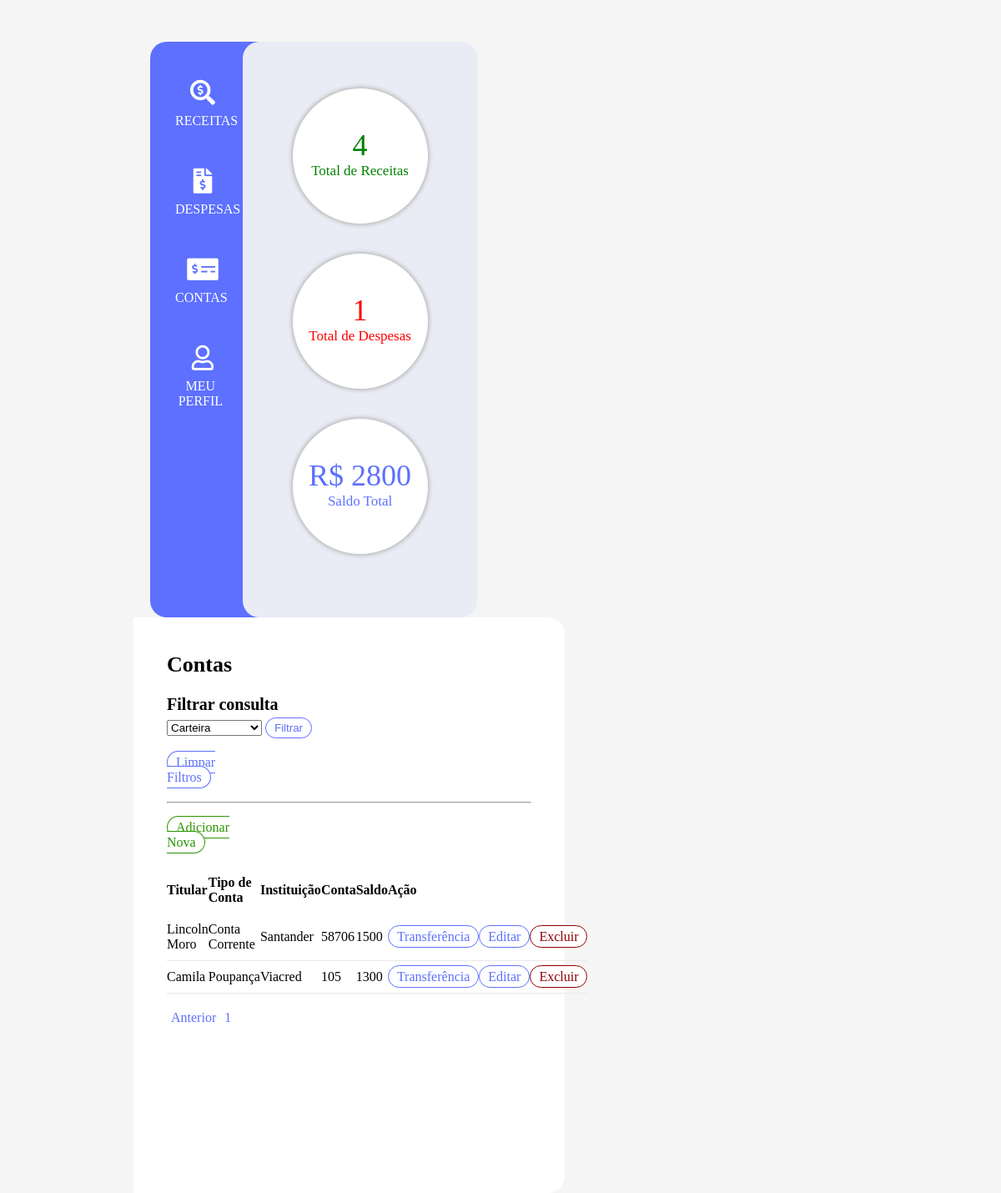
Page /contas.php (signed in) on the committed database.
### tables this page shows
CREATE TABLE IF NOT EXISTS `contas` (
  `id` int(10) NOT NULL AUTO_INCREMENT,
  `saldo` float NOT NULL,
  `tipoConta` varchar(255) NOT NULL,
  `instituicaoFinanceira` varchar(255) NOT NULL,
  `conta` int(10) NOT NULL,
  `titular` varchar(255) NOT NULL,
  PRIMARY KEY (`id`)
);

### public_html/contas.php (called while the page is built, shortened)
<?php
$contas = new ContasController;
require_once "assets/templates/header.php";
require_once "assets/templates/content.php";
$contas->listar();
require_once "assets/templates/footer.php";

### application/classes/model/Conta.php (called while the page is built, shortened)
<?php
class Conta {
    private $saldoTotal;
    public function getSaldoTotal() {
        $db = new Connection;
        $query = "SELECT * FROM contas";
        $executeQuery = mysqli_query($db->connect(), $query);
        if($executeQuery) {
            foreach ($executeQuery as $conta) {
                $this->saldoTotal = $this->saldoTotal + $conta['saldo'];
            }
            return $this->saldoTotal;
        }
        else {
            return die("Error: " . $db->connect->connect_error);
        }
    }
}

### application/config/Connection.php (called while the page is built, shortened)
<?php
class Connection {
    public Database $connection;
    public function __construct() {
        $this->connection = new Database;
    }
    public function confConnection() {
        $this->connection->setName("pubfuture");
        $this->connection->setUser("root");
        $this->connection->setPass("");
        $this->connection->setHost("localhost");
    }
    public function connect() {
        $this->connect =  mysqli_connect($this->connection->getHost(), $this->connection->getUser(), $this->connection->getPass(), $this->connection->getName());
        if($this->connect->connect_error) {
            die("Error: " . $this->connect->connect_error);
        }
        else {
            return $this->connect;
        }
    }
}

### application/utils/Database.php (called while the page is built, shortened)
<?php
class Database
{
    private string $db_name;
    private string $db_user;
    private string $db_pass;
    private string $db_host;
    public function getName(): string
    {
        return $this->db_name;
    }
    public function setName(string $db_name): void
    {
        $this->db_name = $db_name;
    }
    public function getUser(): string
    {
        return $this->db_user;
    }
    public function setUser(string $db_user): void
    {
        $this->db_user = $db_user;
    }
    public function getPass(): string
    {
        return $this->db_pass;
    }
    public function setPass(string $db_pass): void
    {
        $this->db_pass = $db_pass;
    }
    public function getHost(): string
    {
        return $this->db_host;
    }
    public function setHost(string $db_host): void
    {
        $this->db_host = $db_host;
    }
}

### application/classes/controllers/WidgetController.php (called while the page is built, shortened)
<?php
class WidgetController
{
    public function listar() {
        $conta = new Conta;
        $saldoTotal = $conta->getSaldoTotal();
        require_once __DIR__ . '/../view/templates/widget.php';
    }
}

### application/classes/view/templates/display_conta.php (the view, shortened to what this page needs)
<?php
$contas = $_REQUEST['contas'];
$tiposconta = $_REQUEST['tipoConta'];
$pages = $_REQUEST['pages'];
?>
<h2>Contas</h2>
<div class="view-nav">
    <p class="title">Filtrar consulta</p>
    <form action="?contas" method="get">
        <select>
            <?php
            foreach ($tiposconta as $tipo) {
                echo "<option value='{$tipo}'>{$tipo}</option>";
            }
            ?>
        </select>
        <input class="button button-blue" type="submit" name="submit" value="Filtrar">
        <div class="button-main"><a class="button-blue button" href="contas.php">Limpar Filtros</a></div>
    </form>
    <hr>
    <div class="button-main"><a class="button button-main button-green" href="?add=conta">Adicionar Nova</a></div>
</div>
<div class="">
    <table>
        <tr>
            <th>Titular</th>
            <th>Tipo de Conta</th>
            <th>Instituição</th>
            <th>Conta</th>
            <th>Saldo</th>
            <th>Ação</th>
        </tr>
        <?php foreach ($contas as $conta): ?>
            <tr>
                <td><?php echo $conta['titular'] ?></td>
                <td><?php echo $conta['tipoConta'] ?></td>
                <td><?php echo $conta['instituicaoFinanceira'] ?></td>
                <td><?php echo $conta['conta'] ?></td>
                <td><?php echo $conta['saldo'] ?></td>
                <td><a class="button-blue button" href="?transferir=<?php echo $conta['id']; ?>">Transferência</a></td>
                <td><a class="button-blue button" href="?id=<?php echo $conta['id']; ?>">Editar</a></td>
                <td><a class="button-red button" href="?delete=<?php echo $conta['id']; ?>">Excluir</a></td>
            </tr>
        <?php endforeach; ?>
    </table>
</div>
<div class="paginator">
    <?php
    if(empty($_GET['pagina'])) {
        echo "<a class='pager' href='contas.php?pagina=1'>Anterior</a>";
    }
    ?>
    <ul>
        <?php for($i = 1; $i <= $pages; $i++) {
            echo "<li class='pager-li'><a class='pager' href='contas.php?pagina={$i}'>{$i}</a></li>";
        } ?>
    </ul>
</div>

### public_html/assets/css/style.css (style rules this page uses)
body { width: 70%; margin: 50px auto; background-color: #f5f5f5; }
p { font-family: Calibri; font-weight: 500; margin: 0px; }
ul, .main-menu { padding: 0; }
table { width: 100%; text-align: left; border-collapse: collapse; font-family: Calibri; }
th { padding: 10px 0; }
td { padding: 10px 0; border-bottom: 1px solid #e9e9e9; }
a { text-decoration: none; color: #5d70ff; }
.button { padding: 4px 10px; border-radius: 30px; text-decoration: none; }
td:nth-child(6), td:nth-child(7) { text-align: center; }
.button-main { width: 20%; margin: 20px 0; }
.button-green { background-color: #fff; border: 1px solid #2b9500; color: #2b9500; }
.button-blue { background-color: #fff; border: 1px solid #5d70ff; color: #5d70ff; }
.button-red { background-color: #fff; border: 1px solid #8b0000; color: #8b0000; }
.title { font-size: 16px; font-weight: 600; margin-bottom: 4px; }
.paginator { clear: both; margin: 20px 0; }
.pager { float: left; padding: 0 5px; }
.pager-li { list-style: none; }
h2 { font-family: Ubuntu; font-size: 26px; }
h1, h2, h3, h4, h5, h6 { font-family: Ubuntu; }
.title { font-size: 20px; }

### rows in the picture
contas: titular "Lincoln Moro", tipoConta "Conta Corrente", instituicaoFinanceira "Santander", conta "58706", saldo "1500"
contas: titular "Camila", tipoConta "Poupança", instituicaoFinanceira "Viacred", conta "105", saldo "1300"

### other values in the picture
$totalReceitas "4"
$totalDepsesas "1"
$saldoTotal "2800"
form field value "Carteira"
